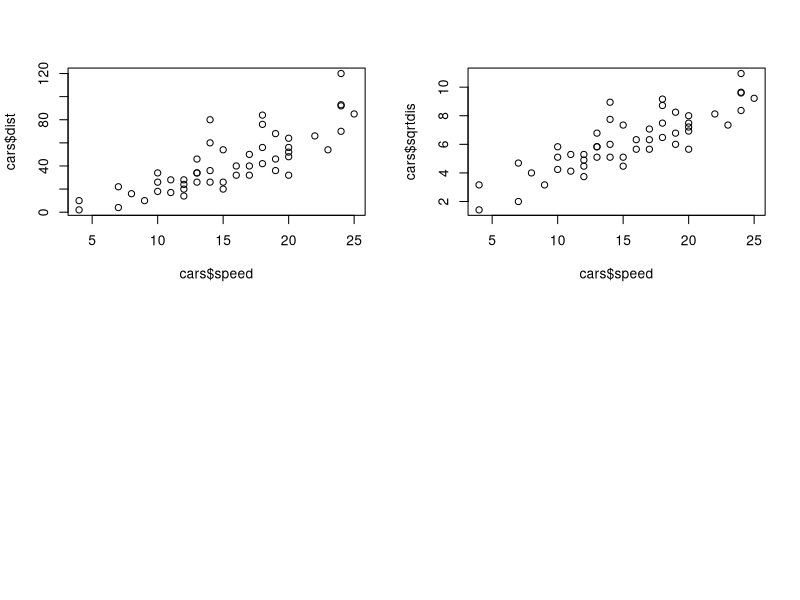

Source code (R):
## ---- chunk 1
cars$sqrtdis=sqrt(cars$dist)
par(mfrow=c(2,2))
plot(cars$speed,cars$dist)
plot(cars$speed,cars$sqrtdis)
## ---- chunk 2
fit<-lm(sqrt(dist) ~ speed,data=cars)
summary(fit)
